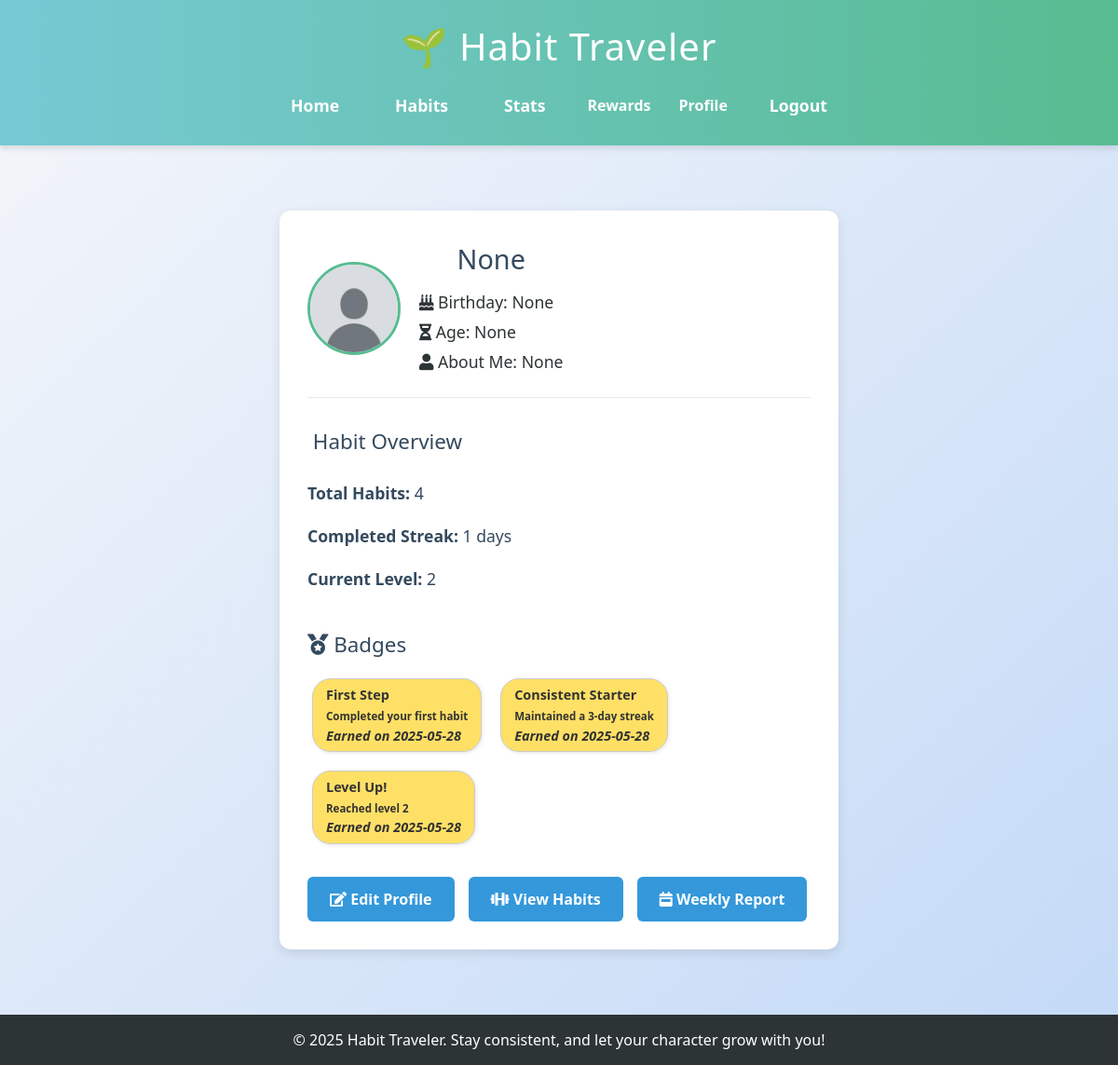
The page /profile (signed in) on the database its author committed.
### app.py (models this page shows)
class User(db.Model):
    id = db.Column(db.Integer, primary_key=True)
    email = db.Column(db.String(150), unique=True, nullable=False)
    name = db.Column(db.String(150), unique=True, nullable=True)
    password = db.Column(db.String(200), nullable=False)
    xp = db.Column(db.Integer, default=0)
    level = db.Column(db.Integer, default=1)
    birthday = db.Column(db.Date, nullable=True)
    age = db.Column(db.Integer, nullable=True)
    description = db.Column(db.String(500), nullable=True)
    avatar = db.Column(db.String(200), nullable=True)

class UserBadge(db.Model):
    id = db.Column(db.Integer, primary_key=True)
    user_id = db.Column(db.Integer, db.ForeignKey('user.id'), nullable=False)
    badge_id = db.Column(db.Integer, db.ForeignKey('badge.id'), nullable=False)
    earned_date = db.Column(db.DateTime, default=datetime.utcnow)
    user = db.relationship('User', backref='user_badges')
    badge = db.relationship('Badge')

class Badge(db.Model):
    id = db.Column(db.Integer, primary_key=True)
    name = db.Column(db.String(100), unique=True, nullable=False)
    description = db.Column(db.String(300))
    level_required = db.Column(db.Integer, nullable=False)

### app.py (the view)
@app.route('/profile')
def profile():
    if 'user_id' not in session:
        return redirect(url_for('login'))
    user_id = session['user_id']
    user = User.query.get(user_id)
    if user:
        total_habits = Habit.query.filter_by(user_id=user_id).count()
        habit_completions = HabitCompletion.query.filter_by(user_id=user_id).order_by(HabitCompletion.date).all()
        streaks = {}
        previous_dates = {}
        for completion in habit_completions:
            habit_id = completion.habit_id
            current_date = completion.date
            if habit_id not in streaks:
                streaks[habit_id] = 1
                previous_dates[habit_id] = current_date
            else:
                if (current_date - previous_dates[habit_id]).days == 1:
                    streaks[habit_id] += 1
                else:
                    streaks[habit_id] = 1
                previous_dates[habit_id] = current_date
        max_streak = max(streaks.values(), default=0)
        unique_badges = {}
        for user_badge in user.user_badges:
            if user_badge.badge_id not in unique_badges:
                unique_badges[user_badge.badge_id] = user_badge
        unique_user_badges = list(unique_badges.values())
        return render_template('profile.html',
                               user=user,
                               total_habits=total_habits,
                               max_streak=max_streak,
                               unique_user_badges=unique_user_badges)  # pass deduped badges separately
    else:
        flash("User not found.")
        return redirect(url_for('index'))

### templates/profile.html (shortened to what this page needs)
{% extends 'base.html' %}
{% block content %}
<div class="profile-container">
    <div class="profile-header">
        <img src="{{ url_for('static', filename='avatars/' + (user.avatar if user.avatar else 'default_avatar.png')) }}" alt="Avatar" class="avatar" width="120" height="120">
        <div class="profile-info">
            <h1>{{ user.name }}</h1>
            <p><i class="fas fa-birthday-cake"></i> Birthday: {{ user.birthday }}</p>
            <p><i class="fas fa-hourglass-half"></i> Age: {{ user.age }}</p>
            <p><i class="fas fa-user"></i> About Me: {{ user.description }}</p>
        </div>
    </div>
    <hr>
    <div class="profile-section">
        <h2> Habit Overview</h2>
        <ul>
            <li><strong>Total Habits:</strong> {{ total_habits }}</li>
            <li><strong>Completed Streak:</strong> {{ max_streak }} days</li>
            <li><strong>Current Level:</strong> {{ user.level }}</li>
        </ul>
    </div>
    <div class="profile-section">
        <h2><i class="fas fa-medal"></i> Badges</h2>
        <div class="badges">
            {% if unique_user_badges %}
                {% for user_badge in unique_user_badges %}
                    <div class="badge">
                        <strong>{{ user_badge.badge.name }}</strong><br>
                        <small>{{ user_badge.badge.description }}</small><br>
                        <em>Earned on {{ user_badge.earned_date.strftime('%Y-%m-%d') }}</em>
                    </div>
                {% endfor %}
            {% else %}
                <p>No badges earned yet.</p>
            {% endif %}
        </div>
    </div>
    <div class="profile-actions">
        <a href="{{ url_for('edit_profile') }}" class="edit-button"><i class="fas fa-edit"></i> Edit Profile</a>
        <a href="{{ url_for('habits') }}" class="edit-button"><i class="fas fa-dumbbell"></i> View Habits</a>
        <a href="{{ url_for('weekly_report') }}" class="edit-button"><i class="fas fa-calendar-week"></i> Weekly Report</a>
    </div>
</div>
{% endblock %}

### templates/base.html (shortened to what this page needs)
<!DOCTYPE html>
<html lang="en">
    <head>
        <script src="https://cdn.tailwindcss.com"></script>
        <link href="https://cdnjs.cloudflare.com/ajax/libs/font-awesome/5.15.3/css/all.min.css" rel="stylesheet">
        <link rel="stylesheet" href="{{ url_for('static', filename='style.css') }}">
    </head>
<body class="{{ request.endpoint|replace('.', '_') }}">
    <header>
        <h1>🌱 Habit Traveler</h1>
        <nav>
            <ul>
                <li><a href="{{ url_for('index') }}">Home</a></li>
                <li><a href="{{ url_for('habits') }}">Habits</a></li>
                <li><a href="{{ url_for('stats') }}">Stats</a></li>
                <a href="{{ url_for('rewards') }}">Rewards</a>
                <a href="{{ url_for('profile') }}">Profile</a>
                {% if session.get('user_id') %}
                <li><a href="{{ url_for('logout') }}">Logout</a></li>
            {% else %}
                <li><a href="{{ url_for('login') }}">Login</a></li>
                <li><a href="{{ url_for('register') }}">Register</a></li>
            {% endif %}
         </ul>
        </nav>
    </header>
    <main>
        {% block content %}{% endblock %}
    </main>
    <footer>
        <p>&copy; 2025 Habit Traveler. Stay consistent, and let your character grow with you!</p>
    </footer>
</body>
</html>

### static/style.css (style rules this page uses)
body { margin: 0; font-family: 'Segoe UI', Tahoma, Geneva, Verdana, sans-serif; background: linear-gradient(to bottom right, #f5f7fa, #c3d9f7); color: #333; min-height: 100vh; display: flex; flex-direction: column; }
header { background: linear-gradient(to right, #77c9d4, #57bc90); color: white; padding: 20px; text-align: center; box-shadow: 0 4px 6px rgba(0,0,0,0.1); }
header h1 { margin: 0; font-size: 2.5em; letter-spacing: 1px; }
nav { margin-top: 10px; }
nav a { color: white; margin: 0 15px; text-decoration: none; font-weight: bold; transition: all 0.3s ease; }
nav ul { display: flex; justify-content: center; align-items: center; padding: 0; margin: 0; list-style: none; }
nav li { margin: 0 15px; }
main { flex: 1; padding: 30px; max-width: 900px; margin: 0 auto; text-align: center; }
main h2 { font-size: 2em; color: #4b6584; margin-bottom: 10px; }
main p { font-size: 1.1em; line-height: 1.6; margin-bottom: 20px; }
ul { list-style: none; padding: 0; }
ul li { padding: 10px 0; font-size: 1.1em; color: #34495e; }
a { color: #3498db; text-decoration: none; }
body.profile .profile-container { max-width: 600px; margin: 40px auto; background: #ffffff; padding: 30px; border-radius: 12px; box-shadow: 0 4px 12px rgba(0,0,0,0.1); text-align: left; }
body.profile .profile-container h1 { font-size: 2em; color: #34495e; margin-bottom: 20px; text-align: center; }
body.profile .profile-container p { font-size: 1.1em; margin-bottom: 15px; color: #2d3436; }
body.profile .edit-button { display: inline-block; background-color: #3498db; color: white; padding: 12px 24px; border-radius: 6px; font-weight: bold; text-decoration: none; transition: background-color 0.3s ease; }
body.profile .profile-header { display: flex; align-items: center; gap: 20px; margin-bottom: 20px; }
body.profile .avatar { width: 100px; height: 100px; border-radius: 50%; object-fit: cover; border: 3px solid #57bc90; }
body.profile .profile-info h1 { font-size: 1.8em; margin-bottom: 10px; }
body.profile .profile-info p { margin: 4px 0; }
body.profile .profile-section { margin-top: 30px; }
body.profile .profile-section h2 { color: #34495e; font-size: 1.4em; margin-bottom: 15px; }
body.profile .badges { display: flex; flex-wrap: wrap; gap: 10px; }
body.profile .badge { background-color: #ffe066; color: #333; padding: 6px 14px; border-radius: 20px; font-size: 0.9em; font-weight: bold; }
body.profile .profile-actions { margin-top: 30px; display: flex; gap: 15px; }
.badge { display: inline-block; background: #f5f5f5; border: 1px solid #ccc; padding: 10px; margin: 5px; border-radius: 10px; box-shadow: 1px 1px 4px rgba(0, 0, 0, 0.1); }
footer { background: #2d3436; color: white; text-align: center; padding: 15px 10px; font-size: 0.9em; }

### rows shown on the page
User: name "None", birthday "None", age "None", description "None", level "2"
UserBadge: badge.name "First Step", badge.description "Completed your first habit", earned_date "2025-05-28"
UserBadge: badge.name "Consistent Starter", badge.description "Maintained a 3-day streak", earned_date "2025-05-28"
UserBadge: badge.name "Level Up!", badge.description "Reached level 2", earned_date "2025-05-28"

### other values the page prints
{{ total_habits }} "4"
{{ max_streak }} "1"
